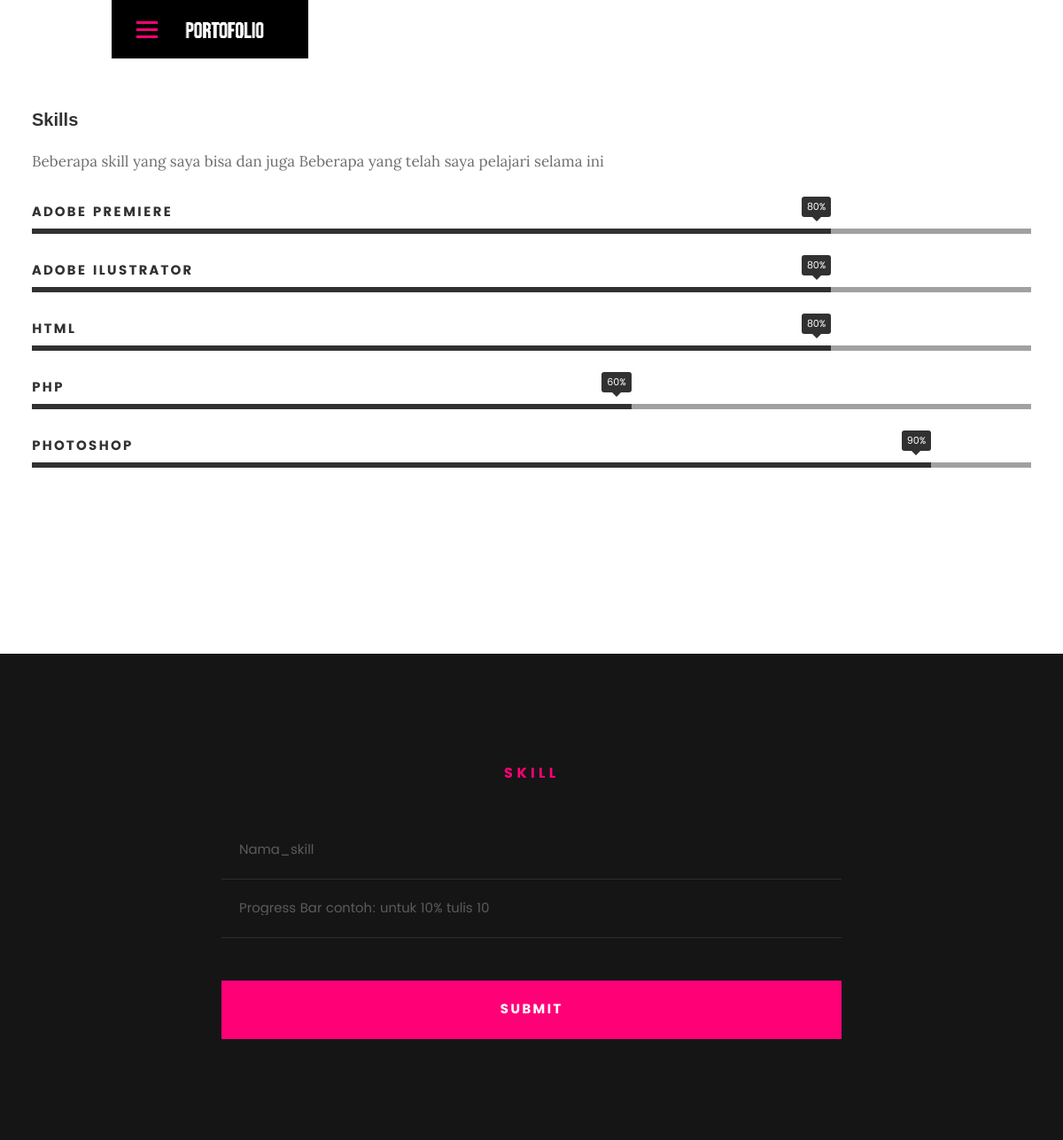
The app's page /skill.php with its own data.
### tables this page shows
CREATE TABLE `skill` (
  `id_skill` int(11) NOT NULL,
  `nama_skill` varchar(50) NOT NULL,
  `progress_bar` int(11) NOT NULL
);

### skill.php (the view, shortened to what this page needs)
<?php
    require_once 'koneksi.php';
    $skill = mysqli_query($koneksi, "SELECT * FROM skill");
?>
<!DOCTYPE html>
<html lang="en">
<head>
   <link rel="stylesheet" href="css/base.css">
   <link rel="stylesheet" href="css/main.css">
   <link rel="stylesheet" href="css/vendor.css">
</head>
<body>
<header>
   	<div class="row">
   		<div class="top-bar">
   			<a class="menu-toggle" href="#"><span>Menu</span></a>
	   		<div class="logo">
		         <a href="index.php">KARDS</a>
		    </div>
   		</div>
   	</div>
</header>
<section id="about">
   <div class="row">
    <div class="col">
    <h3>Skills</h3>
	<p>Beberapa skill yang saya bisa dan juga Beberapa yang telah saya pelajari selama ini</p>
    <ul class="skill-bars">
        <?php foreach($skill as $sk): ?>
            <li>
                <div class="progress percent<?= $sk['progress_bar']; ?>"><span><?= $sk['progress_bar']; ?>%</span></div>
                <strong><?= $sk['nama_skill']; ?></strong>
            </li>
            <?php endforeach ?>
    </ul>
    </div>
    </div>
</section>
<section id="contact">
	<div class="row contact-form justify-content-center">
<div class="col-twelve">
<div class="row section-intro">
   <div class="col-twelve">
       <h5>Skill</h5>
     </div>
   </div>
 <form method="post">
	   <fieldset>
	   <div class="form-field">
				 <input name="nama_skill" type="text" id="nama_skill" placeholder="Nama_skill" value="" required>
		</div>
	   <div class="form-field">
            <input name="progress_bar" type="text" id="progress_bar" placeholder="Progress Bar contoh: untuk 10% tulis 10" value="" required>
		</div>
	  <div class="form-field">
		  <button type="submit" name="btnTambahSkill" class="submitform">Submit</button>
	   </div>
	   </fieldset>
   </form>
</div>
</div>
	</section>
</body>
</html>

### css/base.css (style rules this page uses)
html { font-family: sans-serif; -ms-text-size-adjust: 100%; -webkit-text-size-adjust: 100%; }
body { margin: 0; }
article, aside, details, figcaption, figure, footer, header, hgroup, main, menu, nav, section, summary { display: block; }
a { background: transparent; }
b, strong { font-weight: bold; }
button, input, optgroup, select, textarea { color: inherit; font: inherit; margin: 0; }
button { overflow: visible; }
button, select { text-transform: none; }
button, html input[type="button"], input[type="reset"], input[type="submit"] { -webkit-appearance: button; cursor: pointer; }
input { line-height: normal; }
fieldset { border: 1px solid #c0c0c0; margin: 0 2px; padding: 0.35em 0.625em 0.75em; }
html { font-size: 62.5%; box-sizing: border-box; }
*, *::before, *::after { box-sizing: inherit; }
body { font-weight: normal; line-height: 1; text-rendering: optimizeLegibility; word-wrap: break-word; -webkit-overflow-scrolling: touch; -webkit-text-size-adjust: none; }
body, input, button { -moz-osx-font-smoothing: grayscale; -webkit-font-smoothing: antialiased; }
div, dl, dt, dd, ul, ol, li, h1, h2, h3, h4, h5, h6, pre, form, p, blockquote, th, td { margin: 0; padding: 0; }
h1, h2, h3, h4, h5, h6 { -webkit-font-variant-ligatures: common-ligatures; -moz-font-variant-ligatures: common-ligatures; font-variant-ligatures: common-ligatures; text-rendering: optimizeLegibility; }
strong, b { font-weight: bold; line-height: inherit; }
ol, ul { list-style: none; }
li { display: block; }
a { text-decoration: none; line-height: inherit; }
fieldset { margin: 0; padding: 0; }
input[type="email"], input[type="number"], input[type="search"], input[type="text"], input[type="tel"], input[type="url"], input[type="password"], textarea { -webkit-appearance: none; -moz-appearance: none; -ms-appearance: none; -o-appearance: none; appearance: none; }
.row { width: 94%; max-width: 1140px; margin: 0 auto; }
.row:before, .row:after { content: ""; display: table; }
.row:after { clear: both; }
.row .row { width: auto; max-width: none; margin-left: -20px; margin-right: -20px; }
[class*="col-"], .bgrid { float: left; }
[class*="col-"] { padding: 0 20px; }
.col-twelve, .col-full { width: 100%; }

### records on screen
skill: progress_bar "80", nama_skill "ADOBE PREMIERE"
skill: progress_bar "80", nama_skill "ADOBE ILUSTRATOR"
skill: progress_bar "80", nama_skill "HTML"
skill: progress_bar "60", nama_skill "PHP"
skill: progress_bar "90", nama_skill "PHOTOSHOP"
